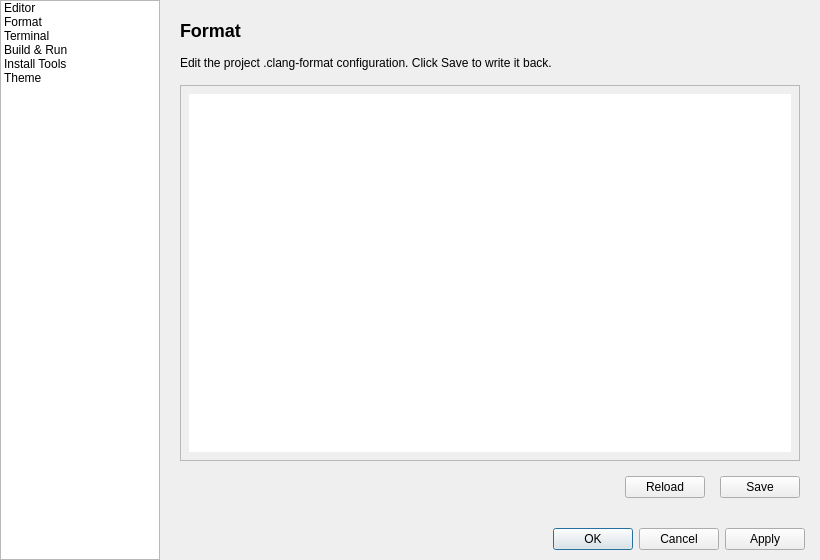
<?xml version="1.0" encoding="UTF-8"?>
<ui version="4.0">
 <class>LosSettingsUi</class>
 <widget class="QDialog" name="LosSettingsUi">
  <property name="geometry">
   <rect>
    <x>0</x>
    <y>0</y>
    <width>820</width>
    <height>560</height>
   </rect>
  </property>
  <property name="windowTitle">
   <string>Perseus Settings</string>
  </property>
  <layout class="QHBoxLayout" name="main_layout">
   <property name="spacing">
    <number>0</number>
   </property>
   <property name="leftMargin">
    <number>0</number>
   </property>
   <property name="topMargin">
    <number>0</number>
   </property>
   <property name="rightMargin">
    <number>0</number>
   </property>
   <property name="bottomMargin">
    <number>0</number>
   </property>
   <item>
    <widget class="QListWidget" name="category_list">
     <property name="sizePolicy">
      <sizepolicy hsizetype="Preferred" vsizetype="Expanding">
       <horstretch>0</horstretch>
       <verstretch>0</verstretch>
      </sizepolicy>
     </property>
     <property name="minimumSize">
      <size>
       <width>160</width>
       <height>0</height>
      </size>
     </property>
     <property name="maximumSize">
      <size>
       <width>320</width>
       <height>16777215</height>
      </size>
     </property>
     <property name="horizontalScrollBarPolicy">
      <enum>Qt::ScrollBarAsNeeded</enum>
     </property>
     <property name="sizeAdjustPolicy">
      <enum>QAbstractScrollArea::AdjustToContents</enum>
     </property>
     <property name="currentRow">
      <number>-1</number>
     </property>
     <item>
      <property name="text">
       <string>Editor</string>
      </property>
     </item>
     <item>
      <property name="text">
       <string>Format</string>
      </property>
     </item>
     <item>
      <property name="text">
       <string>Terminal</string>
      </property>
     </item>
     <item>
      <property name="text">
       <string>Build &amp; Run</string>
      </property>
     </item>
     <item>
      <property name="text">
       <string>Install Tools</string>
      </property>
     </item>
     <item>
      <property name="text">
       <string>Theme</string>
      </property>
     </item>
    </widget>
   </item>
   <item>
    <layout class="QVBoxLayout" name="right_layout">
     <property name="spacing">
      <number>0</number>
     </property>
     <property name="bottomMargin">
      <number>10</number>
     </property>
     <item>
      <widget class="QStackedWidget" name="pages_stack">
       <property name="currentIndex">
        <number>1</number>
       </property>
       <widget class="QWidget" name="page_editor">
        <layout class="QVBoxLayout" name="verticalLayout_editor">
         <property name="leftMargin">
          <number>20</number>
         </property>
         <property name="topMargin">
          <number>20</number>
         </property>
         <property name="rightMargin">
          <number>20</number>
         </property>
         <item>
          <widget class="QLabel" name="label_title_editor">
           <property name="text">
            <string>&lt;h2&gt;Editor&lt;/h2&gt;</string>
           </property>
          </widget>
         </item>
         <item>
          <widget class="QLabel" name="label_editor_placeholder">
           <property name="styleSheet">
            <string>color: #888888;</string>
           </property>
           <property name="text">
            <string>Editor settings will be added here.</string>
           </property>
           <property name="wordWrap">
            <bool>true</bool>
           </property>
          </widget>
         </item>
         <item>
          <spacer name="verticalSpacer_editor">
           <property name="orientation">
            <enum>Qt::Vertical</enum>
           </property>
           <property name="sizeHint" stdset="0">
            <size>
             <width>20</width>
             <height>40</height>
            </size>
           </property>
          </spacer>
         </item>
        </layout>
       </widget>
       <widget class="QWidget" name="page_format">
        <layout class="QVBoxLayout" name="verticalLayout_format">
         <property name="spacing">
          <number>15</number>
         </property>
         <property name="leftMargin">
          <number>20</number>
         </property>
         <property name="topMargin">
          <number>20</number>
         </property>
         <property name="rightMargin">
          <number>20</number>
         </property>
         <property name="bottomMargin">
          <number>20</number>
         </property>
         <item>
          <widget class="QLabel" name="label_title_format">
           <property name="text">
            <string>&lt;h2&gt;Format&lt;/h2&gt;</string>
           </property>
          </widget>
         </item>
         <item>
          <widget class="QLabel" name="label_desc_format">
           <property name="text">
            <string>Edit the project .clang-format configuration. Click Save to write it back.</string>
           </property>
           <property name="wordWrap">
            <bool>true</bool>
           </property>
          </widget>
         </item>
         <item>
          <widget class="QPlainTextEdit" name="edit_clang_format">
           <property name="styleSheet">
            <string>QPlainTextEdit { font-family: 'JetBrains Mono', 'Consolas', monospace; padding: 8px; }</string>
           </property>
          </widget>
         </item>
         <item>
          <layout class="QHBoxLayout" name="hbox_format_btns">
           <item>
            <spacer name="hspacer_format_btns">
             <property name="orientation">
              <enum>Qt::Horizontal</enum>
             </property>
             <property name="sizeHint" stdset="0">
              <size>
               <width>40</width>
               <height>20</height>
              </size>
             </property>
            </spacer>
           </item>
           <item>
            <widget class="QPushButton" name="btn_format_reload">
             <property name="text">
              <string>Reload</string>
             </property>
            </widget>
           </item>
           <item>
            <widget class="QPushButton" name="btn_format_save">
             <property name="text">
              <string>Save</string>
             </property>
            </widget>
           </item>
          </layout>
         </item>
        </layout>
       </widget>
       <widget class="QWidget" name="page_terminal">
        <layout class="QVBoxLayout" name="verticalLayout_terminal">
         <property name="leftMargin">
          <number>20</number>
         </property>
         <property name="topMargin">
          <number>20</number>
         </property>
         <property name="rightMargin">
          <number>20</number>
         </property>
         <item>
          <widget class="QLabel" name="label_title_terminal">
           <property name="text">
            <string>&lt;h2&gt;Terminal&lt;/h2&gt;</string>
           </property>
          </widget>
         </item>
         <item>
          <widget class="QLabel" name="label_terminal_placeholder">
           <property name="styleSheet">
            <string>color: #888888;</string>
           </property>
           <property name="text">
            <string>Terminal settings will be added here.</string>
           </property>
           <property name="wordWrap">
            <bool>true</bool>
           </property>
          </widget>
         </item>
         <item>
          <spacer name="verticalSpacer_terminal">
           <property name="orientation">
            <enum>Qt::Vertical</enum>
           </property>
           <property name="sizeHint" stdset="0">
            <size>
             <width>20</width>
             <height>40</height>
            </size>
           </property>
          </spacer>
         </item>
        </layout>
       </widget>
       <widget class="QWidget" name="page_build">
        <layout class="QVBoxLayout" name="verticalLayout_build">
         <property name="leftMargin">
          <number>20</number>
         </property>
         <property name="topMargin">
          <number>20</number>
         </property>
         <property name="rightMargin">
          <number>20</number>
         </property>
         <item>
          <widget class="QLabel" name="label_title_build">
           <property name="text">
            <string>&lt;h2&gt;Build &amp;amp; Run Tools&lt;/h2&gt;</string>
           </property>
          </widget>
         </item>
         <item>
          <widget class="QScrollArea" name="scrollArea_build_tools">
           <property name="widgetResizable">
            <bool>true</bool>
           </property>
           <widget class="QWidget" name="scrollAreaWidgetContents_build_tools">
            <property name="geometry">
             <rect>
              <x>0</x>
              <y>0</y>
              <width>602</width>
              <height>514</height>
             </rect>
            </property>
            <layout class="QFormLayout" name="formLayout_build">
             <property name="horizontalSpacing">
              <number>14</number>
             </property>
             <property name="verticalSpacing">
              <number>18</number>
             </property>
             <property name="leftMargin">
              <number>14</number>
             </property>
             <property name="topMargin">
              <number>14</number>
             </property>
             <property name="rightMargin">
              <number>14</number>
             </property>
             <property name="bottomMargin">
              <number>14</number>
             </property>
             <item row="0" column="0">
              <widget class="QLabel" name="label_cmake">
               <property name="text">
                <string>CMake Path:</string>
               </property>
              </widget>
             </item>
             <item row="0" column="1">
              <layout class="QHBoxLayout" name="horizontalLayout_cmake">
               <property name="spacing">
                <number>8</number>
               </property>
               <item>
                <widget class="QLineEdit" name="edit_cmake_path"/>
               </item>
               <item>
                <widget class="QToolButton" name="btn_browse_cmake">
                 <property name="text">
                  <string>...</string>
                 </property>
                </widget>
               </item>
              </layout>
             </item>
             <item row="1" column="0">
              <widget class="QLabel" name="label_ninja">
               <property name="text">
                <string>Ninja Path:</string>
               </property>
              </widget>
             </item>
             <item row="1" column="1">
              <layout class="QHBoxLayout" name="horizontalLayout_ninja">
               <property name="spacing">
                <number>8</number>
               </property>
               <item>
                <widget class="QLineEdit" name="edit_ninja_path"/>
               </item>
               <item>
                <widget class="QToolButton" name="btn_browse_ninja">
                 <property name="text">
                  <string>...</string>
                 </property>
                </widget>
               </item>
              </layout>
             </item>
             <item row="2" column="0">
              <widget class="QLabel" name="label_git">
               <property name="text">
                <string>Git Path:</string>
               </property>
              </widget>
             </item>
             <item row="2" column="1">
              <layout class="QHBoxLayout" name="horizontalLayout_git">
               <property name="spacing">
                <number>8</number>
               </property>
               <item>
                <widget class="QLineEdit" name="edit_git_path"/>
               </item>
               <item>
                <widget class="QToolButton" name="btn_browse_git">
                 <property name="text">
                  <string>...</string>
                 </property>
                </widget>
               </item>
              </layout>
             </item>
             <item row="3" column="0">
              <widget class="QLabel" name="label_gxx">
               <property name="text">
                <string>g++ Path:</string>
               </property>
              </widget>
             </item>
             <item row="3" column="1">
              <layout class="QHBoxLayout" name="horizontalLayout_gxx">
               <property name="spacing">
                <number>8</number>
               </property>
               <item>
                <widget class="QLineEdit" name="edit_gxx_path"/>
               </item>
               <item>
                <widget class="QToolButton" name="btn_browse_gxx">
                 <property name="text">
                  <string>...</string>
                 </property>
                </widget>
               </item>
              </layout>
             </item>
             <item row="4" column="0">
              <widget class="QLabel" name="label_clangd">
               <property name="text">
                <string>clangd Path:</string>
               </property>
              </widget>
             </item>
             <item row="4" column="1">
              <layout class="QHBoxLayout" name="horizontalLayout_clangd">
               <property name="spacing">
                <number>8</number>
               </property>
               <item>
                <widget class="QLineEdit" name="edit_clangd_path"/>
               </item>
               <item>
                <widget class="QToolButton" name="btn_browse_clangd">
                 <property name="text">
                  <string>...</string>
                 </property>
                </widget>
               </item>
              </layout>
             </item>
             <item row="5" column="0">
              <widget class="QLabel" name="label_clang_format">
               <property name="text">
                <string>clang-format Path:</string>
               </property>
              </widget>
             </item>
             <item row="5" column="1">
              <layout class="QHBoxLayout" name="horizontalLayout_clang_format">
               <property name="spacing">
                <number>8</number>
               </property>
               <item>
                <widget class="QLineEdit" name="edit_clang_format_path"/>
               </item>
               <item>
                <widget class="QToolButton" name="btn_browse_clang_format">
                 <property name="text">
                  <string>...</string>
                 </property>
                </widget>
               </item>
              </layout>
             </item>
             <item row="6" column="0">
              <widget class="QLabel" name="label_neocmakelsp">
               <property name="text">
                <string>neocmakelsp Path:</string>
               </property>
              </widget>
             </item>
             <item row="6" column="1">
              <layout class="QHBoxLayout" name="horizontalLayout_neocmakelsp">
               <property name="spacing">
                <number>8</number>
               </property>
               <item>
                <widget class="QLineEdit" name="edit_neocmakelsp_path"/>
               </item>
               <item>
                <widget class="QToolButton" name="btn_browse_neocmakelsp">
                 <property name="text">
                  <string>...</string>
                 </property>
                </widget>
               </item>
              </layout>
             </item>
             <item row="7" column="0">
              <widget class="QLabel" name="label_cargo">
               <property name="text">
                <string>Cargo Path:</string>
               </property>
              </widget>
             </item>
             <item row="7" column="1">
              <layout class="QHBoxLayout" name="horizontalLayout_cargo">
               <property name="spacing">
                <number>8</number>
               </property>
               <item>
                <widget class="QLineEdit" name="edit_cargo_path"/>
               </item>
               <item>
                <widget class="QToolButton" name="btn_browse_cargo">
                 <property name="text">
                  <string>...</string>
                 </property>
                </widget>
               </item>
              </layout>
             </item>
             <item row="8" column="0">
              <widget class="QLabel" name="label_rustc">
               <property name="text">
                <string>Rustc Path:</string>
               </property>
              </widget>
             </item>
             <item row="8" column="1">
              <layout class="QHBoxLayout" name="horizontalLayout_rustc">
               <property name="spacing">
                <number>8</number>
               </property>
               <item>
                <widget class="QLineEdit" name="edit_rustc_path"/>
               </item>
               <item>
                <widget class="QToolButton" name="btn_browse_rustc">
                 <property name="text">
                  <string>...</string>
                 </property>
                </widget>
               </item>
              </layout>
             </item>
             <item row="9" column="0">
              <widget class="QLabel" name="label_rust_analyzer">
               <property name="text">
                <string>rust-analyzer Path:</string>
               </property>
              </widget>
             </item>
             <item row="9" column="1">
              <layout class="QHBoxLayout" name="horizontalLayout_rust_analyzer">
               <property name="spacing">
                <number>8</number>
               </property>
               <item>
                <widget class="QLineEdit" name="edit_rust_analyzer_path"/>
               </item>
               <item>
                <widget class="QToolButton" name="btn_browse_rust_analyzer">
                 <property name="text">
                  <string>...</string>
                 </property>
                </widget>
               </item>
              </layout>
             </item>
             <item row="10" column="0">
              <widget class="QLabel" name="label_python">
               <property name="text">
                <string>Python Path:</string>
               </property>
              </widget>
             </item>
             <item row="10" column="1">
              <layout class="QHBoxLayout" name="horizontalLayout_python">
               <property name="spacing">
                <number>8</number>
               </property>
               <item>
                <widget class="QLineEdit" name="edit_python_path"/>
               </item>
               <item>
                <widget class="QToolButton" name="btn_browse_python">
                 <property name="text">
                  <string>...</string>
                 </property>
                </widget>
               </item>
              </layout>
             </item>
             <item row="11" column="0">
              <widget class="QLabel" name="label_pyright">
               <property name="text">
                <string>pyright Path:</string>
               </property>
              </widget>
             </item>
             <item row="11" column="1">
              <layout class="QHBoxLayout" name="horizontalLayout_pyright">
               <property name="spacing">
                <number>8</number>
               </property>
               <item>
                <widget class="QLineEdit" name="edit_pyright_path"/>
               </item>
               <item>
                <widget class="QToolButton" name="btn_browse_pyright">
                 <property name="text">
                  <string>...</string>
                 </property>
                </widget>
               </item>
              </layout>
             </item>
            </layout>
           </widget>
          </widget>
         </item>
        </layout>
       </widget>
       <widget class="QWidget" name="page_install">
        <layout class="QVBoxLayout" name="verticalLayout_install">
         <property name="spacing">
          <number>15</number>
         </property>
         <property name="leftMargin">
          <number>20</number>
         </property>
         <property name="topMargin">
          <number>20</number>
         </property>
         <property name="rightMargin">
          <number>20</number>
         </property>
         <item>
          <widget class="QLabel" name="label_title_install">
           <property name="text">
            <string>&lt;h2&gt;Install Environment &amp;amp; Tools&lt;/h2&gt;</string>
           </property>
          </widget>
         </item>
         <item>
          <widget class="QLabel" name="label_desc_install">
           <property name="styleSheet">
            <string>color: #888888; margin-bottom: 10px;</string>
           </property>
           <property name="text">
            <string>Click 'Install' to automatically run setup scripts in the background.</string>
           </property>
           <property name="wordWrap">
            <bool>true</bool>
           </property>
          </widget>
         </item>
         <item>
          <widget class="QScrollArea" name="scrollArea_install_tools">
           <property name="widgetResizable">
            <bool>true</bool>
           </property>
           <widget class="QWidget" name="scrollAreaWidgetContents_install_tools">
            <property name="geometry">
             <rect>
              <x>0</x>
              <y>0</y>
              <width>602</width>
              <height>484</height>
             </rect>
            </property>
            <layout class="QVBoxLayout" name="verticalLayout_install_tools">
             <property name="spacing">
              <number>14</number>
             </property>
             <property name="leftMargin">
              <number>14</number>
             </property>
             <property name="topMargin">
              <number>14</number>
             </property>
             <property name="rightMargin">
              <number>14</number>
             </property>
             <property name="bottomMargin">
              <number>14</number>
             </property>
             <item>
              <layout class="QHBoxLayout" name="hLayout_inst_cmake">
               <item>
                <widget class="QLabel" name="lbl_inst_cmake">
                 <property name="text">
                  <string>CMake</string>
                 </property>
                </widget>
               </item>
               <item>
                <spacer name="spacer_inst_cmake">
                 <property name="orientation">
                  <enum>Qt::Horizontal</enum>
                 </property>
                 <property name="sizeHint" stdset="0">
                  <size>
                   <width>0</width>
                   <height>0</height>
                  </size>
                 </property>
                </spacer>
               </item>
               <item>
                <widget class="QPushButton" name="btn_install_cmake">
                 <property name="cursor">
                  <cursorShape>PointingHandCursor</cursorShape>
                 </property>
                 <property name="text">
                  <string>Install</string>
                 </property>
                </widget>
               </item>
              </layout>
             </item>
             <item>
              <layout class="QHBoxLayout" name="hLayout_inst_ninja">
               <item>
                <widget class="QLabel" name="lbl_inst_ninja">
                 <property name="text">
                  <string>Ninja Build</string>
                 </property>
                </widget>
               </item>
               <item>
                <spacer name="spacer_inst_ninja">
                 <property name="orientation">
                  <enum>Qt::Horizontal</enum>
                 </property>
                 <property name="sizeHint" stdset="0">
                  <size>
                   <width>0</width>
                   <height>0</height>
                  </size>
                 </property>
                </spacer>
               </item>
               <item>
                <widget class="QPushButton" name="btn_install_ninja">
                 <property name="cursor">
                  <cursorShape>PointingHandCursor</cursorShape>
                 </property>
                 <property name="text">
                  <string>Install</string>
                 </property>
                </widget>
               </item>
              </layout>
             </item>
             <item>
              <layout class="QHBoxLayout" name="hLayout_inst_git">
               <item>
                <widget class="QLabel" name="lbl_inst_git">
                 <property name="text">
                  <string>Git</string>
                 </property>
                </widget>
               </item>
               <item>
                <spacer name="spacer_inst_git">
                 <property name="orientation">
                  <enum>Qt::Horizontal</enum>
                 </property>
                 <property name="sizeHint" stdset="0">
                  <size>
                   <width>0</width>
                   <height>0</height>
                  </size>
                 </property>
                </spacer>
               </item>
               <item>
                <widget class="QPushButton" name="btn_install_git">
                 <property name="cursor">
                  <cursorShape>PointingHandCursor</cursorShape>
                 </property>
                 <property name="text">
                  <string>Install</string>
                 </property>
                </widget>
               </item>
              </layout>
             </item>
             <item>
              <layout class="QHBoxLayout" name="hLayout_inst_gxx">
               <item>
                <widget class="QLabel" name="lbl_inst_gxx">
                 <property name="text">
                  <string>g++</string>
                 </property>
                </widget>
               </item>
               <item>
                <spacer name="spacer_inst_gxx">
                 <property name="orientation">
                  <enum>Qt::Horizontal</enum>
                 </property>
                 <property name="sizeHint" stdset="0">
                  <size>
                   <width>0</width>
                   <height>0</height>
                  </size>
                 </property>
                </spacer>
               </item>
               <item>
                <widget class="QPushButton" name="btn_install_gxx">
                 <property name="cursor">
                  <cursorShape>PointingHandCursor</cursorShape>
                 </property>
                 <property name="text">
                  <string>Install</string>
                 </property>
                </widget>
               </item>
              </layout>
             </item>
             <item>
              <layout class="QHBoxLayout" name="hLayout_inst_clangd">
               <item>
                <widget class="QLabel" name="lbl_inst_clangd">
                 <property name="text">
                  <string>clangd</string>
                 </property>
                </widget>
               </item>
               <item>
                <spacer name="spacer_inst_clangd">
                 <property name="orientation">
                  <enum>Qt::Horizontal</enum>
                 </property>
                 <property name="sizeHint" stdset="0">
                  <size>
                   <width>0</width>
                   <height>0</height>
                  </size>
                 </property>
                </spacer>
               </item>
               <item>
                <widget class="QPushButton" name="btn_install_clangd">
                 <property name="cursor">
                  <cursorShape>PointingHandCursor</cursorShape>
                 </property>
                 <property name="text">
                  <string>Install</string>
                 </property>
                </widget>
               </item>
              </layout>
             </item>
             <item>
              <layout class="QHBoxLayout" name="hLayout_inst_clang_format">
               <item>
                <widget class="QLabel" name="lbl_inst_clang_format">
                 <property name="text">
                  <string>clang-format</string>
                 </property>
                </widget>
               </item>
               <item>
                <spacer name="spacer_inst_clang_format">
                 <property name="orientation">
                  <enum>Qt::Horizontal</enum>
                 </property>
                 <property name="sizeHint" stdset="0">
                  <size>
                   <width>0</width>
                   <height>0</height>
                  </size>
                 </property>
                </spacer>
               </item>
               <item>
                <widget class="QPushButton" name="btn_install_clang_format">
                 <property name="cursor">
                  <cursorShape>PointingHandCursor</cursorShape>
                 </property>
                 <property name="text">
                  <string>Install</string>
                 </property>
                </widget>
               </item>
              </layout>
             </item>
             <item>
              <layout class="QHBoxLayout" name="hLayout_inst_neocmakelsp">
               <item>
                <widget class="QLabel" name="lbl_inst_neocmakelsp">
                 <property name="text">
                  <string>neocmakelsp</string>
                 </property>
                </widget>
               </item>
               <item>
                <spacer name="spacer_inst_neocmakelsp">
                 <property name="orientation">
                  <enum>Qt::Horizontal</enum>
                 </property>
                 <property name="sizeHint" stdset="0">
                  <size>
                   <width>0</width>
                   <height>0</height>
                  </size>
                 </property>
                </spacer>
               </item>
               <item>
                <widget class="QPushButton" name="btn_install_neocmakelsp">
                 <property name="cursor">
                  <cursorShape>PointingHandCursor</cursorShape>
                 </property>
                 <property name="text">
                  <string>Install</string>
                 </property>
                </widget>
               </item>
              </layout>
             </item>
             <item>
              <layout class="QHBoxLayout" name="hLayout_inst_cargo">
               <item>
                <widget class="QLabel" name="lbl_inst_cargo">
                 <property name="text">
                  <string>Cargo</string>
                 </property>
                </widget>
               </item>
               <item>
                <spacer name="spacer_inst_cargo">
                 <property name="orientation">
                  <enum>Qt::Horizontal</enum>
                 </property>
                 <property name="sizeHint" stdset="0">
                  <size>
                   <width>0</width>
                   <height>0</height>
                  </size>
                 </property>
                </spacer>
               </item>
               <item>
                <widget class="QPushButton" name="btn_install_cargo">
                 <property name="cursor">
                  <cursorShape>PointingHandCursor</cursorShape>
                 </property>
                 <property name="text">
                  <string>Install</string>
                 </property>
                </widget>
               </item>
              </layout>
             </item>
             <item>
              <layout class="QHBoxLayout" name="hLayout_inst_rustc">
               <item>
                <widget class="QLabel" name="lbl_inst_rustc">
                 <property name="text">
                  <string>Rustc</string>
                 </property>
                </widget>
               </item>
               <item>
                <spacer name="spacer_inst_rustc">
                 <property name="orientation">
                  <enum>Qt::Horizontal</enum>
                 </property>
                 <property name="sizeHint" stdset="0">
                  <size>
                   <width>0</width>
                   <height>0</height>
                  </size>
                 </property>
                </spacer>
               </item>
               <item>
                <widget class="QPushButton" name="btn_install_rustc">
                 <property name="cursor">
                  <cursorShape>PointingHandCursor</cursorShape>
                 </property>
                 <property name="text">
                  <string>Install</string>
                 </property>
                </widget>
               </item>
              </layout>
             </item>
             <item>
              <layout class="QHBoxLayout" name="hLayout_inst_rust_analyzer">
               <item>
                <widget class="QLabel" name="lbl_inst_rust_3">
                 <property name="text">
                  <string>rust-analyzer</string>
                 </property>
                </widget>
               </item>
               <item>
                <spacer name="spacer_inst_rust_3">
                 <property name="orientation">
                  <enum>Qt::Horizontal</enum>
                 </property>
                 <property name="sizeHint" stdset="0">
                  <size>
                   <width>0</width>
                   <height>0</height>
                  </size>
                 </property>
                </spacer>
               </item>
               <item>
                <widget class="QPushButton" name="btn_install_rust_3">
                 <property name="cursor">
                  <cursorShape>PointingHandCursor</cursorShape>
                 </property>
                 <property name="text">
                  <string>Install</string>
                 </property>
                </widget>
               </item>
              </layout>
             </item>
             <item>
              <layout class="QHBoxLayout" name="hLayout_inst_python">
               <item>
                <widget class="QLabel" name="lbl_inst_python">
                 <property name="text">
                  <string>Python 3</string>
                 </property>
                </widget>
               </item>
               <item>
                <spacer name="spacer_inst_python">
                 <property name="orientation">
                  <enum>Qt::Horizontal</enum>
                 </property>
                 <property name="sizeHint" stdset="0">
                  <size>
                   <width>0</width>
                   <height>0</height>
                  </size>
                 </property>
                </spacer>
               </item>
               <item>
                <widget class="QPushButton" name="btn_install_python">
                 <property name="cursor">
                  <cursorShape>PointingHandCursor</cursorShape>
                 </property>
                 <property name="text">
                  <string>Install</string>
                 </property>
                </widget>
               </item>
              </layout>
             </item>
             <item>
              <layout class="QHBoxLayout" name="hLayout_inst_pyright">
               <item>
                <widget class="QLabel" name="lbl_inst_pyright">
                 <property name="text">
                  <string>Pyright</string>
                 </property>
                </widget>
               </item>
               <item>
                <spacer name="spacer_inst_pyright">
                 <property name="orientation">
                  <enum>Qt::Horizontal</enum>
                 </property>
                 <property name="sizeHint" stdset="0">
                  <size>
                   <width>0</width>
                   <height>0</height>
                  </size>
                 </property>
                </spacer>
               </item>
               <item>
                <widget class="QPushButton" name="btn_install_pyright">
                 <property name="cursor">
                  <cursorShape>PointingHandCursor</cursorShape>
                 </property>
                 <property name="text">
                  <string>Install</string>
                 </property>
                </widget>
               </item>
              </layout>
             </item>
             <item>
              <spacer name="verticalSpacer_install_tools">
               <property name="orientation">
                <enum>Qt::Vertical</enum>
               </property>
               <property name="sizeHint" stdset="0">
                <size>
                 <width>20</width>
                 <height>40</height>
                </size>
               </property>
              </spacer>
             </item>
            </layout>
           </widget>
          </widget>
         </item>
        </layout>
       </widget>
       <widget class="QWidget" name="page_theme">
        <layout class="QVBoxLayout" name="verticalLayout_theme">
         <property name="spacing">
          <number>15</number>
         </property>
         <property name="leftMargin">
          <number>20</number>
         </property>
         <property name="topMargin">
          <number>20</number>
         </property>
         <property name="rightMargin">
          <number>20</number>
         </property>
         <property name="bottomMargin">
          <number>20</number>
         </property>
         <item>
          <widget class="QLabel" name="label_title_theme">
           <property name="text">
            <string>&lt;h2&gt;Theme&lt;/h2&gt;</string>
           </property>
          </widget>
         </item>
         <item>
          <widget class="QLabel" name="label_desc_theme">
           <property name="text">
            <string>Choose a color theme for the editor and UI. The change applies immediately.</string>
           </property>
           <property name="wordWrap">
            <bool>true</bool>
           </property>
          </widget>
         </item>
         <item>
          <layout class="QHBoxLayout" name="hbox_theme_select">
           <item>
            <widget class="QLabel" name="label_theme_select">
             <property name="minimumSize">
              <size>
               <width>80</width>
               <height>0</height>
              </size>
             </property>
             <property name="text">
              <string>Theme:</string>
             </property>
            </widget>
           </item>
           <item>
            <widget class="QComboBox" name="combo_theme">
             <property name="minimumSize">
              <size>
               <width>240</width>
               <height>0</height>
              </size>
             </property>
            </widget>
           </item>
           <item>
            <spacer name="hspacer_theme_select">
             <property name="orientation">
              <enum>Qt::Horizontal</enum>
             </property>
             <property name="sizeHint" stdset="0">
              <size>
               <width>40</width>
               <height>20</height>
              </size>
             </property>
            </spacer>
           </item>
          </layout>
         </item>
         <item>
          <spacer name="verticalSpacer_theme">
           <property name="orientation">
            <enum>Qt::Vertical</enum>
           </property>
           <property name="sizeHint" stdset="0">
            <size>
             <width>20</width>
             <height>20</height>
            </size>
           </property>
          </spacer>
         </item>
        </layout>
       </widget>
      </widget>
     </item>
     <item>
      <layout class="QHBoxLayout" name="bottom_layout">
       <property name="topMargin">
        <number>10</number>
       </property>
       <property name="rightMargin">
        <number>15</number>
       </property>
       <item>
        <widget class="QDialogButtonBox" name="buttonBox">
         <property name="standardButtons">
          <set>QDialogButtonBox::Apply|QDialogButtonBox::Cancel|QDialogButtonBox::Ok</set>
         </property>
        </widget>
       </item>
      </layout>
     </item>
    </layout>
   </item>
  </layout>
 </widget>
 <resources/>
 <connections/>
</ui>
